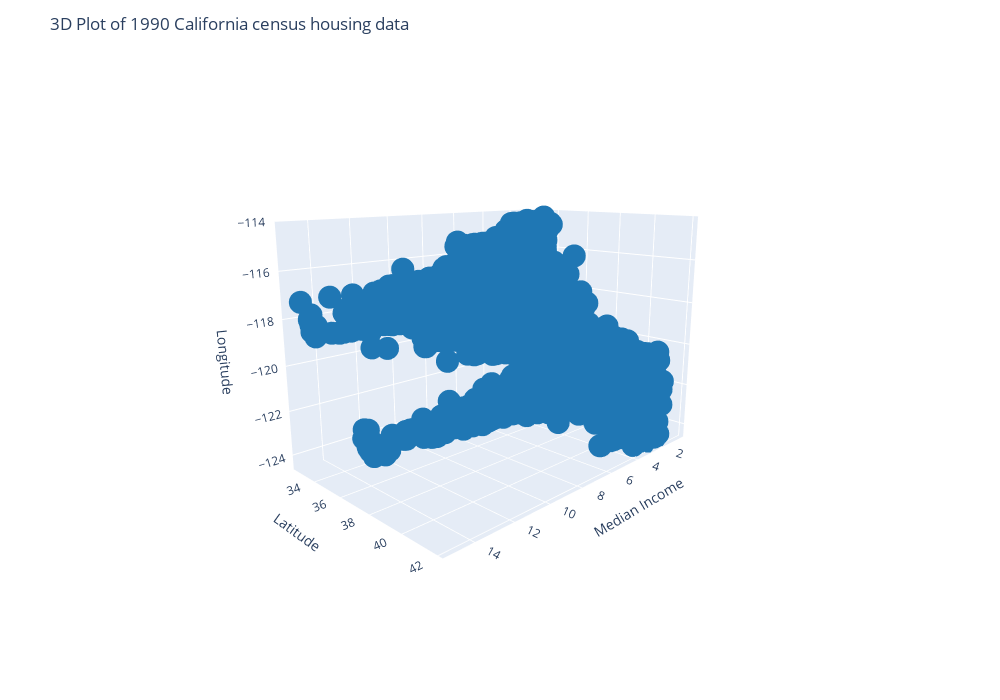

The code cell stored with this chart in its notebook:
### Code cell
# alternate means of plotting same, using package learned about during last week's assignment:
import plotly.express as px

# --- 3‑D scatter using Plotly Express ---------------------------------
fig = px.scatter_3d(
    raw_data,
    x="MedInc",  
    y="Latitude", 
    z="Longitude",
    ## keep the single‑color aesthetic of the matplotlib version
    color_discrete_sequence=["#1f77b4"],  # Plotly’s default blue
    size_max=8,  # caps marker scaling if `size=` is ever used
    width=1000,
    height=700,
)

# Set title and axis labels
fig.update_layout(
    title="3D Plot of 1990 California census housing data",
    scene=dict(
        xaxis_title="Median Income",
        yaxis_title="Latitude",
        zaxis_title="Longitude",
    ),
)

# Optional: define a starting camera angle (similar to your second snippet)
camera = dict(up=dict(x=0, y=0, z=1), eye=dict(x=1.75, y=1.75, z=0.6))
fig.update_layout(scene_camera=camera)

fig.show()

### Figure 1 — Plotly figure (JSON) as saved in the notebook; plotly's stock layout.template omitted (floating-point values rounded to 4 significant figures; data arrays with more than 128 entries replaced by an {"elided": "..."} marker saying what was removed)
{"data": [{"hovertemplate": "MedInc=%{x}<br>Latitude=%{y}<br>Longitude=%{z}<extra></extra>", "legendgroup": "", "marker": {"color": "#1f77b4", "symbol": "circle"}, "mode": "markers", "name": "", "scene": "scene", "showlegend": false, "type": "scatter3d", "x": {"elided": "20640 float values"}, "y": {"elided": "20640 float values"}, "z": {"elided": "20640 float values"}}], "layout": {"height": 700, "legend": {"tracegroupgap": 0}, "margin": {"t": 60}, "scene": {"camera": {"eye": {"x": 1.75, "y": 1.75, "z": 0.6}, "up": {"x": 0, "y": 0, "z": 1}}, "domain": {"x": [0, 1], "y": [0, 1]}, "xaxis": {"title": {"text": "Median Income"}}, "yaxis": {"title": {"text": "Latitude"}}, "zaxis": {"title": {"text": "Longitude"}}}, "title": {"text": "3D Plot of 1990 California census housing data"}, "width": 1000}}
